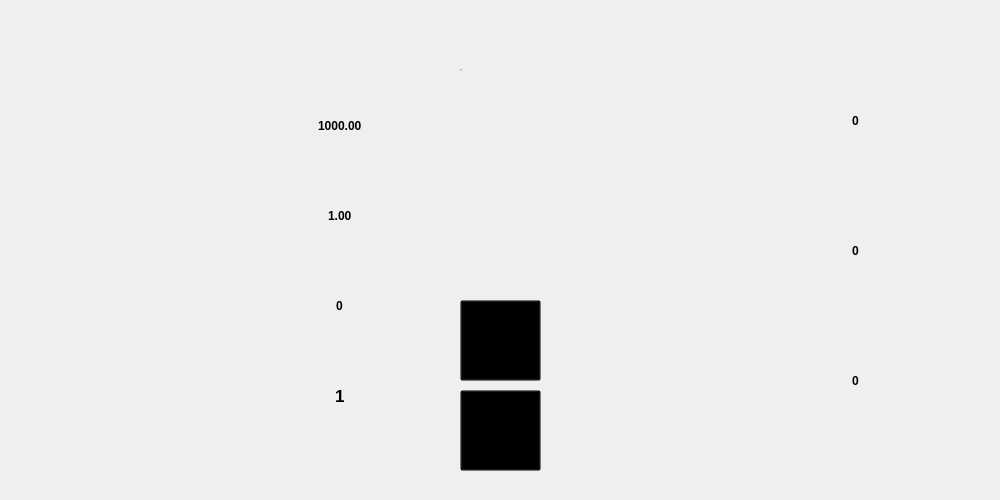
<?xml version="1.0" encoding="UTF-8"?>
<ui version="4.0">
 <class>CreditWindow</class>
 <widget class="QWidget" name="CreditWindow">
  <property name="geometry">
   <rect>
    <x>0</x>
    <y>0</y>
    <width>1000</width>
    <height>500</height>
   </rect>
  </property>
  <property name="windowTitle">
   <string>Form</string>
  </property>
  <property name="styleSheet">
   <string notr="true">QWidget{
background-image: url(:/styles/backgroundcredit.png);
}
</string>
  </property>
  <widget class="QPushButton" name="pushButton_ac">
   <property name="geometry">
    <rect>
     <x>460</x>
     <y>300</y>
     <width>81</width>
     <height>81</height>
    </rect>
   </property>
   <property name="styleSheet">
    <string notr="true">QPushButton{
  background-color: transparent;
  background-image: url(:/styles/button/ac.png);
  background-repeat: no-repeat;
  background-position: center;
  width: 160px;
  height: 80px;
}

QPushButton:pressed{
  background-image: url(:/styles/button/pressed.png);
}</string>
   </property>
   <property name="text">
    <string/>
   </property>
  </widget>
  <widget class="QPushButton" name="pushButton_calc">
   <property name="geometry">
    <rect>
     <x>460</x>
     <y>390</y>
     <width>81</width>
     <height>81</height>
    </rect>
   </property>
   <property name="font">
    <font>
     <pointsize>30</pointsize>
     <bold>true</bold>
    </font>
   </property>
   <property name="styleSheet">
    <string notr="true">QPushButton{
  background-color: transparent;
  background-image: url(:/styles/button/frame.png);
  background-repeat: no-repeat;
  background-position: center;
  color: black;
  width: 80px;
  height: 80px;
}

QPushButton:pressed{
  color: transparent;
  background-image: url(:/styles/button/pressed.png);
}</string>
   </property>
   <property name="text">
    <string>=</string>
   </property>
  </widget>
  <widget class="QFrame" name="frame1">
   <property name="geometry">
    <rect>
     <x>540</x>
     <y>30</y>
     <width>431</width>
     <height>441</height>
    </rect>
   </property>
   <property name="styleSheet">
    <string notr="true">QFrame{
  background-color: transparent;
  background-image: url(:/styles/plot_frame.png);
  background-repeat: no-repeat;
  background-position: center;
}</string>
   </property>
   <property name="frameShape">
    <enum>QFrame::StyledPanel</enum>
   </property>
   <property name="frameShadow">
    <enum>QFrame::Raised</enum>
   </property>
   <widget class="QLabel" name="label_overpaymentOnCredit">
    <property name="geometry">
     <rect>
      <x>220</x>
      <y>160</y>
      <width>191</width>
      <height>121</height>
     </rect>
    </property>
    <property name="font">
     <font>
      <bold>true</bold>
     </font>
    </property>
    <property name="styleSheet">
     <string notr="true">QLabel{
  background-color: transparent;
  background-image: url(:/styles/label/frame_label.png);
  background-repeat: no-repeat;
  background-position: center;
  color: black;
  width: 191px;
  height: 120px;
}
</string>
    </property>
    <property name="text">
     <string>0</string>
    </property>
    <property name="alignment">
     <set>Qt::AlignCenter</set>
    </property>
   </widget>
   <widget class="QLabel" name="label_totalPayment">
    <property name="geometry">
     <rect>
      <x>220</x>
      <y>290</y>
      <width>191</width>
      <height>121</height>
     </rect>
    </property>
    <property name="font">
     <font>
      <bold>true</bold>
     </font>
    </property>
    <property name="styleSheet">
     <string notr="true">QLabel{
  background-color: transparent;
  background-image: url(:/styles/label/frame_label.png);
  background-repeat: no-repeat;
  background-position: center;
  color: black;
  width: 191px;
  height: 120px;
}
</string>
    </property>
    <property name="text">
     <string>0</string>
    </property>
    <property name="alignment">
     <set>Qt::AlignCenter</set>
    </property>
   </widget>
   <widget class="QLabel" name="label_monthlyPayment">
    <property name="geometry">
     <rect>
      <x>220</x>
      <y>30</y>
      <width>191</width>
      <height>121</height>
     </rect>
    </property>
    <property name="font">
     <font>
      <bold>true</bold>
     </font>
    </property>
    <property name="styleSheet">
     <string notr="true">QLabel{
  background-color: transparent;
  background-image: url(:/styles/label/frame_label.png);
  background-repeat: no-repeat;
  background-position: center;
  color: black;
  width: 191px;
  height: 120px;
}
</string>
    </property>
    <property name="text">
     <string>0</string>
    </property>
    <property name="alignment">
     <set>Qt::AlignCenter</set>
    </property>
   </widget>
   <widget class="QLabel" name="label_5">
    <property name="geometry">
     <rect>
      <x>30</x>
      <y>30</y>
      <width>191</width>
      <height>121</height>
     </rect>
    </property>
    <property name="styleSheet">
     <string notr="true">QLabel{
  background-color: transparent;
  background-image: url(:/styles/label/monthly_payment.png);
  background-repeat: no-repeat;
  background-position: center;
  color: black;
  width: 191px;
  height: 120px;
}
</string>
    </property>
    <property name="text">
     <string/>
    </property>
   </widget>
   <widget class="QLabel" name="label_6">
    <property name="geometry">
     <rect>
      <x>30</x>
      <y>160</y>
      <width>191</width>
      <height>121</height>
     </rect>
    </property>
    <property name="styleSheet">
     <string notr="true">QLabel{
  background-color: transparent;
  background-image: url(:/styles/label/overpayment_on_credit.png);
  background-repeat: no-repeat;
  background-position: center;
  color: black;
  width: 191px;
  height: 120px;
}
</string>
    </property>
    <property name="text">
     <string/>
    </property>
   </widget>
   <widget class="QLabel" name="label_7">
    <property name="geometry">
     <rect>
      <x>30</x>
      <y>290</y>
      <width>191</width>
      <height>121</height>
     </rect>
    </property>
    <property name="styleSheet">
     <string notr="true">QLabel{
  background-color: transparent;
  background-image: url(:/styles/label/total_payment.png);
  background-repeat: no-repeat;
  background-position: center;
  color: black;
  width: 191px;
  height: 120px;
}
</string>
    </property>
    <property name="text">
     <string/>
    </property>
   </widget>
  </widget>
  <widget class="QFrame" name="frame2">
   <property name="geometry">
    <rect>
     <x>20</x>
     <y>30</y>
     <width>441</width>
     <height>441</height>
    </rect>
   </property>
   <property name="styleSheet">
    <string notr="true">QFrame{
  background-color: transparent;
  background-image: url(:/styles/plot_frame.png);
  background-repeat: no-repeat;
  background-position: center;
}</string>
   </property>
   <property name="frameShape">
    <enum>QFrame::StyledPanel</enum>
   </property>
   <property name="frameShadow">
    <enum>QFrame::Raised</enum>
   </property>
   <widget class="QLabel" name="label_2">
    <property name="geometry">
     <rect>
      <x>30</x>
      <y>120</y>
      <width>191</width>
      <height>121</height>
     </rect>
    </property>
    <property name="styleSheet">
     <string notr="true">QLabel{
  background-color: transparent;
  background-image: url(:/styles/label/interest_rate.png);
  background-repeat: no-repeat;
  background-position: center;
  color: black;
  width: 191px;
  height: 120px;
}
</string>
    </property>
    <property name="text">
     <string/>
    </property>
   </widget>
   <widget class="QDoubleSpinBox" name="doubleSpinBox_interestRate">
    <property name="geometry">
     <rect>
      <x>230</x>
      <y>140</y>
      <width>181</width>
      <height>91</height>
     </rect>
    </property>
    <property name="font">
     <font>
      <bold>true</bold>
     </font>
    </property>
    <property name="styleSheet">
     <string notr="true">QDoubleSpinBox{
  background-color: transparent;
  background-image: url(:/styles/button/frame_big.png);
  background-repeat: no-repeat;
  background-position: center;
  color: black;
  width: 160px;
  height: 80px;
}

QDoubleSpinBox::up-button, QDoubleSpinBox::down-button {
  width: 0;
  height: 0;
}</string>
    </property>
    <property name="alignment">
     <set>Qt::AlignCenter</set>
    </property>
    <property name="minimum">
     <double>1.000000000000000</double>
    </property>
    <property name="maximum">
     <double>99.989999999999995</double>
    </property>
   </widget>
   <widget class="QLabel" name="label_3">
    <property name="geometry">
     <rect>
      <x>30</x>
      <y>210</y>
      <width>191</width>
      <height>121</height>
     </rect>
    </property>
    <property name="styleSheet">
     <string notr="true">QLabel{
  background-color: transparent;
  background-image: url(:/styles/label/year.png);
  background-repeat: no-repeat;
  background-position: center;
  color: black;
  width: 191px;
  height: 120px;
}
</string>
    </property>
    <property name="text">
     <string/>
    </property>
   </widget>
   <widget class="QSpinBox" name="spinBox_year">
    <property name="geometry">
     <rect>
      <x>230</x>
      <y>230</y>
      <width>181</width>
      <height>91</height>
     </rect>
    </property>
    <property name="font">
     <font>
      <bold>true</bold>
     </font>
    </property>
    <property name="styleSheet">
     <string notr="true">QSpinBox{
  background-color: transparent;
  background-image: url(:/styles/button/frame_big.png);
  background-repeat: no-repeat;
  background-position: center;
  color: black;
  width: 160px;
  height: 80px;
}

QSpinBox::up-button, QSpinBox::down-button {
  width: 0;
  height: 0;
}</string>
    </property>
    <property name="alignment">
     <set>Qt::AlignCenter</set>
    </property>
    <property name="minimum">
     <number>0</number>
    </property>
    <property name="maximum">
     <number>100</number>
    </property>
   </widget>
   <widget class="QSpinBox" name="spinBox_month">
    <property name="geometry">
     <rect>
      <x>230</x>
      <y>320</y>
      <width>181</width>
      <height>91</height>
     </rect>
    </property>
    <property name="font">
     <font>
      <pointsize>13</pointsize>
      <bold>true</bold>
     </font>
    </property>
    <property name="styleSheet">
     <string notr="true">QSpinBox{
  background-color: transparent;
  background-image: url(:/styles/button/frame_big.png);
  background-repeat: no-repeat;
  background-position: center;
  color: black;
  width: 160px;
  height: 80px;
}

QSpinBox::up-button, QSpinBox::down-button {
  width: 0;
  height: 0;
}</string>
    </property>
    <property name="alignment">
     <set>Qt::AlignCenter</set>
    </property>
    <property name="minimum">
     <number>1</number>
    </property>
    <property name="maximum">
     <number>1080</number>
    </property>
   </widget>
   <widget class="QLabel" name="label_1">
    <property name="geometry">
     <rect>
      <x>30</x>
      <y>30</y>
      <width>191</width>
      <height>121</height>
     </rect>
    </property>
    <property name="styleSheet">
     <string notr="true">QLabel{
  background-color: transparent;
  background-image: url(:/styles/label/total_credit_amount.png);
  background-repeat: no-repeat;
  background-position: center;
  color: black;
  width: 191px;
  height: 120px;
}
</string>
    </property>
    <property name="text">
     <string/>
    </property>
   </widget>
   <widget class="QDoubleSpinBox" name="doubleSpinBox_totalCreditAmount">
    <property name="geometry">
     <rect>
      <x>230</x>
      <y>50</y>
      <width>181</width>
      <height>91</height>
     </rect>
    </property>
    <property name="font">
     <font>
      <bold>true</bold>
     </font>
    </property>
    <property name="styleSheet">
     <string notr="true">QDoubleSpinBox{
  background-color: transparent;
  background-image: url(:/styles/button/frame_big.png);
  background-repeat: no-repeat;
  background-position: center;
  color: black;
  width: 160px;
  height: 80px;
}

QDoubleSpinBox::up-button, QDoubleSpinBox::down-button {
  width: 0;
  height: 0;
}</string>
    </property>
    <property name="alignment">
     <set>Qt::AlignCenter</set>
    </property>
    <property name="minimum">
     <double>1000.000000000000000</double>
    </property>
    <property name="maximum">
     <double>1000000000.000000000000000</double>
    </property>
    <property name="singleStep">
     <double>1000.000000000000000</double>
    </property>
   </widget>
   <widget class="QLabel" name="label_4">
    <property name="geometry">
     <rect>
      <x>30</x>
      <y>300</y>
      <width>191</width>
      <height>121</height>
     </rect>
    </property>
    <property name="styleSheet">
     <string notr="true">QLabel{
  background-color: transparent;
  background-image: url(:/styles/label/month.png);
  background-repeat: no-repeat;
  background-position: center;
  color: black;
  width: 191px;
  height: 120px;
}
</string>
    </property>
    <property name="text">
     <string/>
    </property>
   </widget>
  </widget>
  <widget class="QRadioButton" name="radioButton_diff">
   <property name="geometry">
    <rect>
     <x>460</x>
     <y>120</y>
     <width>81</width>
     <height>81</height>
    </rect>
   </property>
   <property name="styleSheet">
    <string notr="true">QRadioButton{
  background-color: transparent;
  background-image: url(:/styles/button/diff.png);
  background-repeat: no-repeat;
  background-position: center;
  width: 160px;
  height: 80px;
}

QRadioButton:checked{
  background-image: url(:/styles/button/pressed.png);
}

QRadioButton::indicator { width: 0px; }</string>
   </property>
   <property name="text">
    <string/>
   </property>
  </widget>
  <widget class="QRadioButton" name="radioButton_ann">
   <property name="geometry">
    <rect>
     <x>460</x>
     <y>30</y>
     <width>81</width>
     <height>81</height>
    </rect>
   </property>
   <property name="styleSheet">
    <string notr="true">QRadioButton{
  background-color: transparent;
  background-image: url(:/styles/button/ann.png);
  background-repeat: no-repeat;
  background-position: center;
  width: 160px;
  height: 80px;
}

QRadioButton:checked{
  background-image: url(:/styles/button/pressed.png);
}

QRadioButton::indicator { width: 0px; }</string>
   </property>
   <property name="text">
    <string/>
   </property>
   <property name="checked">
    <bool>true</bool>
   </property>
  </widget>
 </widget>
 <resources/>
 <connections/>
</ui>
